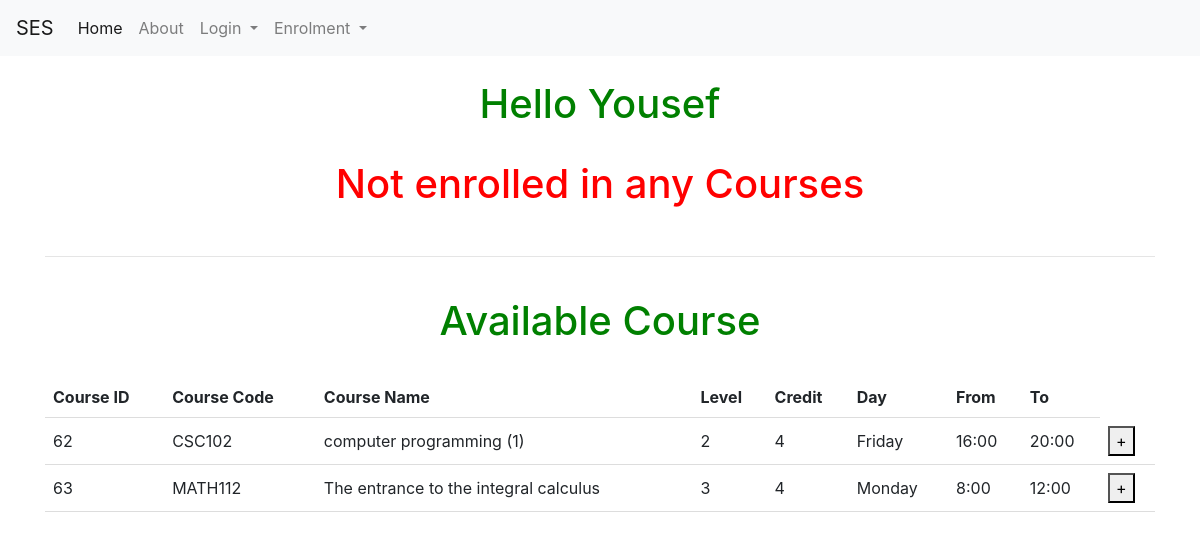
Before: /student_course_enrolment?iddc=4 (signed in) with the older database file.
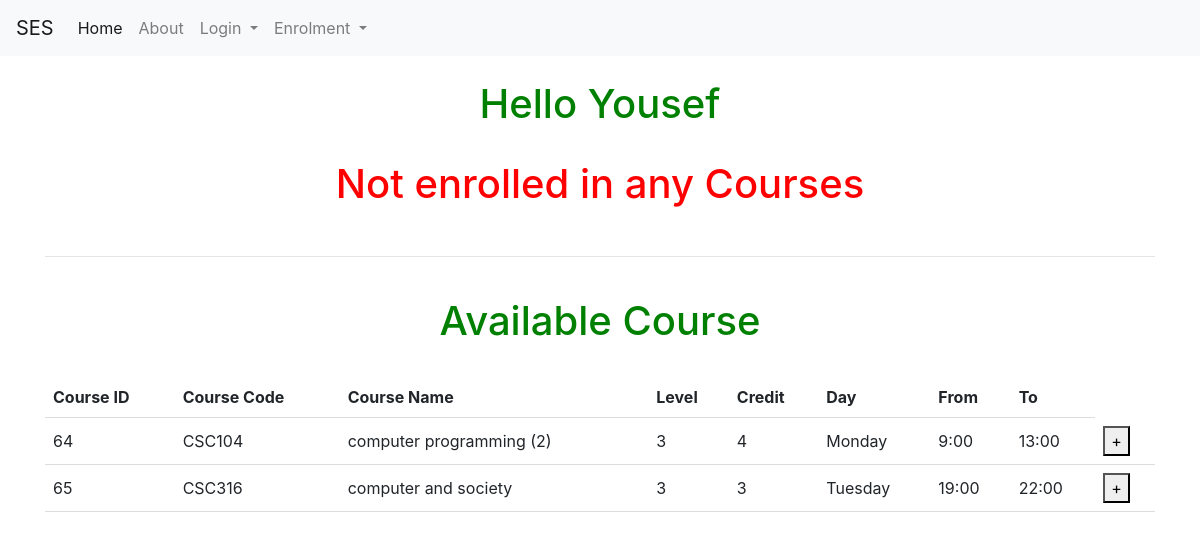
After: the same page with the newer database file.
### tables this page shows
CREATE TABLE course (course_id INTEGER NOT NULL PRIMARY KEY AUTOINCREMENT UNIQUE, course_name [nchar] (10), course_descr [nchar] (10), course_code [nchar] (10), dep_id [int], plan_id [int], level_id [int], credit INTEGER, Day_id REFERENCES Day (Day_id), fromT TIME, toT TIME, loc_id INTEGER, SEM INTEGER DEFAULT (223), lec_id INTEGER);

CREATE TABLE Day (Day_id INTEGER PRIMARY KEY, Day_Decs CHAR);

### available_courses.py (the view)
@available_courses.route('/student_course_enrolment', methods=['GET', 'POST'])
def student_course_enrolment():
    with app.app_context():
        user_id =  request.args.get('iddc')
        con = sqlite3.connect("instance/db.sqlite")
        cur = con.cursor()
        cur.execute("SELECT default_sem FROM default_sem")
        SEM = cur.fetchone()[0]
        con.commit()
        cur.execute("SELECT course_id, course_code, course_name, level_id, credit,  Day.Day_Decs , FromT, Tot FROM course p join Day on Day.Day_id = p.Day_id WHERE  NOT EXISTS (SELECT * FROM   Time_table od WHERE  p.course_id = od.course_id and od.user_id = '%s' and od.SEM = '%s') AND dep_id = (select dep_id from user where id  = '%s' ) AND p.SEM = '%s'" % (user_id,SEM,user_id,SEM))
        data = cur.fetchall()
        cur.execute("SELECT course.course_id, course.course_code, course.course_name, course.credit,Day.Day_Decs ,course.fromT, course.toT FROM course INNER JOIN Time_table ON course.course_id =Time_table.course_id join Day on Day.Day_id = course.Day_id where Time_table.user_id = '%s' and Time_table.SEM = '%s' and course.SEM = '%s'" % (user_id,SEM,SEM))
        data2 = cur.fetchall()
        cur.execute("SELECT sum(course.credit) FROM course INNER JOIN Time_table ON course.course_id =Time_table.course_id where Time_table.user_id = '%s' and Time_table.SEM = '%s' " % (user_id,SEM))
        dataC = cur.fetchall()
        con.commit()
        con.close()
    return render_template('student_course_enrolment.html', data=data,data2=data2, idd = current_user.id,name= current_user.name,dataC=dataC)

### templates/student_course_enrolment.html (shortened to what this page needs)
{% extends "base.html" %}
{% block content %}
<h1> Hello {{name}} </h1>
{% if not data2 %}
<h1 style="color:red;">Not enrolled in any Courses</h1>
{% endif %}
<hr>
{% if not data %}
<h1 style="color:red;">No Available Course</h1>
{% else %}
<h1> Available Course</h1>
<form method="post" action="/incourse">
<table id="table_to_highlight" style="width:100%">
    <thead>
      <tr>
        <th>Course ID</th>
        <th>Course Code</th>
        <th>Course Name</th>
        <th>Level</th>
        <th>Credit</th>
        <th>Day</th>
        <th>From</th>
        <th>To</th>
      </tr>
      </thead>
      <tbody>
       {% for row in data %}
              <tr>
                <td><input type="hidden" name="title" value="{{ row[0] }}"> {{ row[0] }} </td>
                  <td>{{row[1]}}</td>
                  <td>{{row[2]}}</td>
                  <td>{{row[3]}}</td>
                  <td>{{row[4]}}</td>
                  <td>{{row[5]}}</td>
                  <td>{{row[6]}}</td>
                  <td>{{row[7]}}</td>
                  <td><button class="bi bi-plus" type="submit" value="{{ row[0] }}" name="course_id">+</button></td>
              </tr>
          {% endfor %}
      </tbody>
  </table>
  {% endif %}
    </form>
    {% endblock %}

Changed rows visible on the page:
no longer on this page (row unchanged): course: course_id "62", course_code "CSC102", course_name "computer programming (1)", level "2", credit "4", Day_Decs "Friday", fromT "16:00", toT "20:00"
no longer on this page (row unchanged): course: course_id "63", course_code "MATH112", course_name "The entrance to the integral calculus", level "3", credit "4", Day_Decs "Monday", fromT "8:00", toT "12:00"
now on this page (row edited): course: course_id "64", course_code "CSC104", course_name "computer programming (2)", level "3", credit "4", Day_Decs "Monday", fromT "9:00", toT "13:00"
now on this page (row unchanged): course: course_id "65", course_code "CSC316", course_name "computer and society", level "3", credit "3", Day_Decs "Tuesday", fromT "19:00", toT "22:00"
